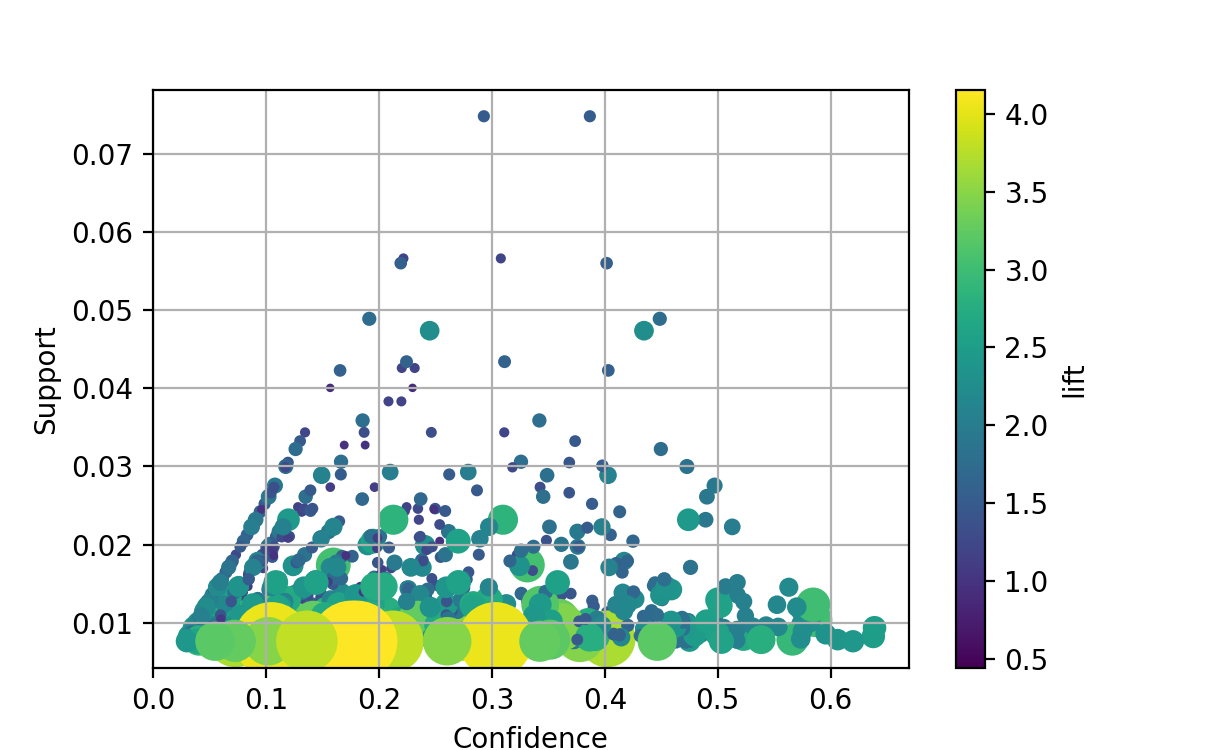

Source code (Python):
import matplotlib.pyplot as plt
import pandas

from mlxtend.frequent_patterns import (apriori, association_rules)
from mlxtend.preprocessing import TransactionEncoder

data = pandas.read_csv('/Users/vivekmalipatel/Downloads/Assignmnts/IntrotoMLAssignment/Question/Groceries.csv')


# Convert the Sale Receipt data to the Item List format
ListItem = data.groupby(['Customer'])['Item'].apply(list).values.tolist()

# Convert the Item List format to the Item Indicator format
te = TransactionEncoder()
te_ary = te.fit(ListItem).transform(ListItem)
ItemIndicator = pandas.DataFrame(te_ary, columns=te.columns_)
nCustomer, nProduct = ItemIndicator.shape

# Find the frequent itemsets
lowest_support = 75.0 / nCustomer
frequent_itemsets = apriori(ItemIndicator, min_support = lowest_support, max_len = 4, use_colnames = True)

# Discover the association rules
assoc_rules = association_rules(frequent_itemsets, metric = "confidence", min_threshold = 0.01)

print("Number of Association Rules : " + str(len(assoc_rules)))

plt.figure(figsize=(10,6), dpi = 200)
plt.scatter(assoc_rules['confidence'], assoc_rules['support'],
            c = assoc_rules['lift'], s = 5**assoc_rules['lift'])
plt.grid(True, axis = 'both')
plt.xlabel("Confidence")
plt.ylabel("Support")
plt.colorbar().set_label('lift')
plt.show()
